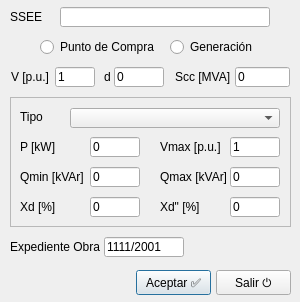
<?xml version="1.0" encoding="UTF-8"?>
<ui version="4.0">
 <class>Dialog</class>
 <widget class="QDialog" name="Dialog">
  <property name="windowModality">
   <enum>Qt::ApplicationModal</enum>
  </property>
  <property name="geometry">
   <rect>
    <x>0</x>
    <y>0</y>
    <width>300</width>
    <height>302</height>
   </rect>
  </property>
  <property name="windowTitle">
   <string>Fuente de Energía</string>
  </property>
  <property name="modal">
   <bool>true</bool>
  </property>
  <widget class="QLineEdit" name="txtExpediente">
   <property name="geometry">
    <rect>
     <x>104</x>
     <y>237</y>
     <width>80</width>
     <height>20</height>
    </rect>
   </property>
   <property name="text">
    <string>1111/2001</string>
   </property>
  </widget>
  <widget class="QFrame" name="frmGeneracion">
   <property name="geometry">
    <rect>
     <x>10</x>
     <y>97</y>
     <width>281</width>
     <height>130</height>
    </rect>
   </property>
   <property name="frameShape">
    <enum>QFrame::StyledPanel</enum>
   </property>
   <property name="frameShadow">
    <enum>QFrame::Raised</enum>
   </property>
   <widget class="QLabel" name="label_16">
    <property name="geometry">
     <rect>
      <x>150</x>
      <y>100</y>
      <width>70</width>
      <height>20</height>
     </rect>
    </property>
    <property name="text">
     <string>Xd&quot; [%]</string>
    </property>
   </widget>
   <widget class="QLineEdit" name="txtXd">
    <property name="geometry">
     <rect>
      <x>80</x>
      <y>100</y>
      <width>50</width>
      <height>20</height>
     </rect>
    </property>
    <property name="inputMethodHints">
     <set>Qt::ImhFormattedNumbersOnly</set>
    </property>
    <property name="text">
     <string>0</string>
    </property>
   </widget>
   <widget class="QComboBox" name="cmbTipo">
    <property name="geometry">
     <rect>
      <x>60</x>
      <y>11</y>
      <width>210</width>
      <height>20</height>
     </rect>
    </property>
   </widget>
   <widget class="QLabel" name="label_15">
    <property name="geometry">
     <rect>
      <x>10</x>
      <y>100</y>
      <width>70</width>
      <height>20</height>
     </rect>
    </property>
    <property name="text">
     <string>Xd [%]</string>
    </property>
   </widget>
   <widget class="QLineEdit" name="txtX2d">
    <property name="geometry">
     <rect>
      <x>220</x>
      <y>100</y>
      <width>50</width>
      <height>20</height>
     </rect>
    </property>
    <property name="inputMethodHints">
     <set>Qt::ImhFormattedNumbersOnly</set>
    </property>
    <property name="text">
     <string>0</string>
    </property>
   </widget>
   <widget class="QLabel" name="label_6">
    <property name="geometry">
     <rect>
      <x>10</x>
      <y>10</y>
      <width>50</width>
      <height>20</height>
     </rect>
    </property>
    <property name="text">
     <string>Tipo</string>
    </property>
    <property name="alignment">
     <set>Qt::AlignLeading|Qt::AlignLeft|Qt::AlignVCenter</set>
    </property>
   </widget>
   <widget class="QLabel" name="label_10">
    <property name="geometry">
     <rect>
      <x>10</x>
      <y>40</y>
      <width>60</width>
      <height>20</height>
     </rect>
    </property>
    <property name="text">
     <string>P [kW]</string>
    </property>
   </widget>
   <widget class="QLabel" name="label_13">
    <property name="geometry">
     <rect>
      <x>150</x>
      <y>70</y>
      <width>70</width>
      <height>20</height>
     </rect>
    </property>
    <property name="text">
     <string>Qmax [kVAr]</string>
    </property>
   </widget>
   <widget class="QLineEdit" name="txtP">
    <property name="geometry">
     <rect>
      <x>80</x>
      <y>40</y>
      <width>50</width>
      <height>20</height>
     </rect>
    </property>
    <property name="inputMethodHints">
     <set>Qt::ImhFormattedNumbersOnly</set>
    </property>
    <property name="text">
     <string>0</string>
    </property>
   </widget>
   <widget class="QLabel" name="label_12">
    <property name="geometry">
     <rect>
      <x>10</x>
      <y>70</y>
      <width>70</width>
      <height>20</height>
     </rect>
    </property>
    <property name="text">
     <string>Qmin [kVAr]</string>
    </property>
   </widget>
   <widget class="QLineEdit" name="txtVmax">
    <property name="geometry">
     <rect>
      <x>220</x>
      <y>40</y>
      <width>50</width>
      <height>20</height>
     </rect>
    </property>
    <property name="inputMethodHints">
     <set>Qt::ImhFormattedNumbersOnly</set>
    </property>
    <property name="text">
     <string>1</string>
    </property>
   </widget>
   <widget class="QLineEdit" name="txtQmin">
    <property name="geometry">
     <rect>
      <x>80</x>
      <y>70</y>
      <width>50</width>
      <height>20</height>
     </rect>
    </property>
    <property name="inputMethodHints">
     <set>Qt::ImhFormattedNumbersOnly</set>
    </property>
    <property name="text">
     <string>0</string>
    </property>
   </widget>
   <widget class="QLabel" name="label_14">
    <property name="geometry">
     <rect>
      <x>150</x>
      <y>40</y>
      <width>60</width>
      <height>20</height>
     </rect>
    </property>
    <property name="text">
     <string>Vmax [p.u.]</string>
    </property>
   </widget>
   <widget class="QLineEdit" name="txtQmax">
    <property name="geometry">
     <rect>
      <x>220</x>
      <y>70</y>
      <width>50</width>
      <height>20</height>
     </rect>
    </property>
    <property name="inputMethodHints">
     <set>Qt::ImhFormattedNumbersOnly</set>
    </property>
    <property name="text">
     <string>0</string>
    </property>
   </widget>
  </widget>
  <widget class="QRadioButton" name="rbtGeneracion">
   <property name="enabled">
    <bool>true</bool>
   </property>
   <property name="geometry">
    <rect>
     <x>170</x>
     <y>37</y>
     <width>89</width>
     <height>20</height>
    </rect>
   </property>
   <property name="text">
    <string>Generación</string>
   </property>
  </widget>
  <widget class="QLineEdit" name="txtScc">
   <property name="geometry">
    <rect>
     <x>235</x>
     <y>67</y>
     <width>55</width>
     <height>20</height>
    </rect>
   </property>
   <property name="inputMethodHints">
    <set>Qt::ImhFormattedNumbersOnly</set>
   </property>
   <property name="text">
    <string>0</string>
   </property>
  </widget>
  <widget class="QLabel" name="label_11">
   <property name="geometry">
    <rect>
     <x>10</x>
     <y>237</y>
     <width>90</width>
     <height>20</height>
    </rect>
   </property>
   <property name="text">
    <string>Expediente Obra</string>
   </property>
  </widget>
  <widget class="QLabel" name="label_5">
   <property name="geometry">
    <rect>
     <x>10</x>
     <y>7</y>
     <width>50</width>
     <height>20</height>
    </rect>
   </property>
   <property name="text">
    <string>SSEE</string>
   </property>
  </widget>
  <widget class="QLabel" name="label_3">
   <property name="geometry">
    <rect>
     <x>11</x>
     <y>69</y>
     <width>50</width>
     <height>16</height>
    </rect>
   </property>
   <property name="text">
    <string>V [p.u.]</string>
   </property>
  </widget>
  <widget class="QPushButton" name="cmdAceptar">
   <property name="geometry">
    <rect>
     <x>136</x>
     <y>270</y>
     <width>75</width>
     <height>25</height>
    </rect>
   </property>
   <property name="text">
    <string>Aceptar ✅</string>
   </property>
   <property name="shortcut">
    <string>Return</string>
   </property>
  </widget>
  <widget class="QLineEdit" name="txtAngulo">
   <property name="geometry">
    <rect>
     <x>114</x>
     <y>67</y>
     <width>50</width>
     <height>20</height>
    </rect>
   </property>
   <property name="inputMethodHints">
    <set>Qt::ImhFormattedNumbersOnly</set>
   </property>
   <property name="text">
    <string>0</string>
   </property>
  </widget>
  <widget class="QLabel" name="label_4">
   <property name="geometry">
    <rect>
     <x>104</x>
     <y>69</y>
     <width>20</width>
     <height>16</height>
    </rect>
   </property>
   <property name="text">
    <string>&lt;!DOCTYPE HTML PUBLIC &quot;-//W3C//DTD HTML 4.0//EN&quot; &quot;http://www.w3.org/TR/REC-html40/strict.dtd&quot;&gt;
&lt;html&gt;&lt;head&gt;&lt;meta name=&quot;qrichtext&quot; content=&quot;1&quot; /&gt;&lt;meta charset=&quot;utf-8&quot; /&gt;&lt;style type=&quot;text/css&quot;&gt;
p, li { white-space: pre-wrap; }
hr { height: 1px; border-width: 0; }
&lt;/style&gt;&lt;/head&gt;&lt;body style=&quot; font-family:'Segoe UI'; font-size:9pt; font-weight:400; font-style:normal;&quot;&gt;
&lt;p style=&quot; margin-top:0px; margin-bottom:0px; margin-left:0px; margin-right:0px; -qt-block-indent:0; text-indent:0px;&quot;&gt;&lt;span style=&quot; font-family:'Symbol';&quot;&gt;d&lt;/span&gt;&lt;/p&gt;&lt;/body&gt;&lt;/html&gt;</string>
   </property>
  </widget>
  <widget class="QRadioButton" name="rbtPuntoCompra">
   <property name="enabled">
    <bool>true</bool>
   </property>
   <property name="geometry">
    <rect>
     <x>40</x>
     <y>37</y>
     <width>121</width>
     <height>20</height>
    </rect>
   </property>
   <property name="text">
    <string>Punto de Compra</string>
   </property>
  </widget>
  <widget class="QLabel" name="label_9">
   <property name="geometry">
    <rect>
     <x>175</x>
     <y>67</y>
     <width>60</width>
     <height>20</height>
    </rect>
   </property>
   <property name="text">
    <string>Scc [MVA]</string>
   </property>
  </widget>
  <widget class="QLineEdit" name="txtVpu">
   <property name="geometry">
    <rect>
     <x>55</x>
     <y>67</y>
     <width>40</width>
     <height>20</height>
    </rect>
   </property>
   <property name="inputMethodHints">
    <set>Qt::ImhFormattedNumbersOnly</set>
   </property>
   <property name="text">
    <string>1</string>
   </property>
  </widget>
  <widget class="QLineEdit" name="txtSSEE">
   <property name="enabled">
    <bool>true</bool>
   </property>
   <property name="geometry">
    <rect>
     <x>60</x>
     <y>7</y>
     <width>210</width>
     <height>20</height>
    </rect>
   </property>
  </widget>
  <widget class="QPushButton" name="cmdSalir">
   <property name="geometry">
    <rect>
     <x>216</x>
     <y>270</y>
     <width>75</width>
     <height>25</height>
    </rect>
   </property>
   <property name="text">
    <string>Salir ⏻</string>
   </property>
   <property name="shortcut">
    <string>Esc</string>
   </property>
  </widget>
 </widget>
 <resources/>
 <connections/>
</ui>
